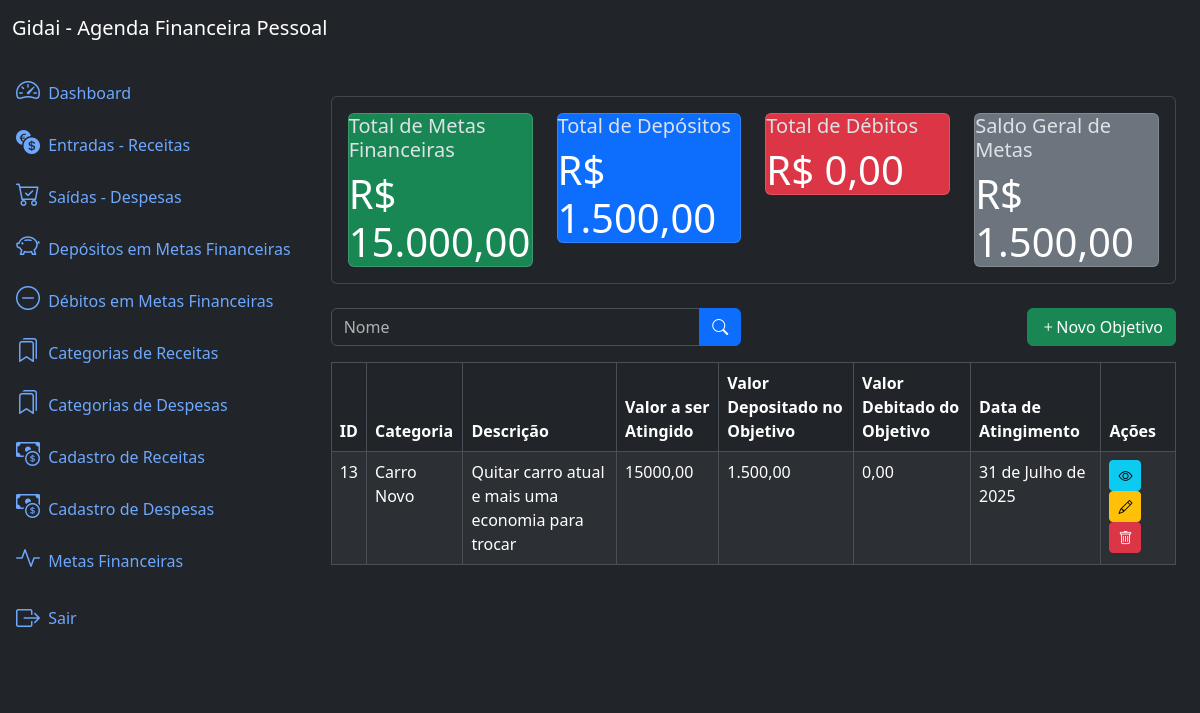
Screenshot of /goals/list/ (signed in) with the database file from the repository.
### goals/models.py (models this page shows, shortened)
class Goal(models.Model):
    name = models.CharField(max_length=200)
    description = models.TextField(null=True, blank=True)
    goalvalue = models.DecimalField(max_digits=20, decimal_places=2, default=0.00)
    deposit = models.DecimalField(max_digits=20, decimal_places=2, default=0.00)
    withdrawal = models.DecimalField(max_digits=20, decimal_places=2, default=0.00)
    enddate = models.DateField()
    created_at = models.DateField(auto_now_add=True)
    updated_at = models.DateField(auto_now=True)
    class Meta:
        ordering = ['name']

### goals/views.py (the view)
# urls.py: path('goals/list/', views.GoalListView.as_view(), name='goal_list'), # a utilização do name aqui, serve por exemplo para ser usada no HTML no método de busca
class GoalListView(LoginRequiredMixin, ListView):
    model = models.Goal
    template_name = 'goal_list.html'
    context_object_name ='goals'
    paginate_by = 10
    def get_queryset(self):
        queryset = super().get_queryset()
        name = self.request.GET.get('name')
        if name:
            queryset = queryset.filter(name__icontains=name)
        return queryset
    def get_context_data(self, **kwargs):
        context = super().get_context_data(**kwargs)
        context['goal_metrics'] = metrics.get_goal_metrics()
        return context

### app/metrics.py (called while the page is built)
def get_goal_metrics():
    goals    = Goal.objects.all()
    deposits = Deposit.objects.all()
    withdrawals = Withdrawal.objects.all()
    total_goal = sum(goal.goalvalue for goal in goals)
    total_deposit = sum(deposit.value for deposit in deposits)
    total_withdrawal = sum(withdrawal.value for withdrawal in withdrawals)
    total_balance = total_deposit - total_withdrawal
    return dict(
        total_goal=number_format(total_goal, decimal_pos=2, force_grouping=True),
        total_deposit=number_format(total_deposit, decimal_pos=2, force_grouping=True),
        total_withdrawal=number_format(total_withdrawal, decimal_pos=2, force_grouping=True),
        total_balance=number_format(total_balance, decimal_pos=2, force_grouping=True),
        )

### goals/templates/goal_list.html (shortened to what this page needs)
{% extends 'base.html'  %}
{% block content %}
{% include 'components/_goal_metrics.html' %}
<div class="row mb-3">
    <div class="col-md-6">
        <form method="get" action="{% url 'goal_list' %}">
            <div class="input-group">
                <input type="text" class="form-control" name="name" placeholder="Nome" value="{{ request.GET.name}}">
                <button type="submit" class="btn btn-primary">
                    <i class="bi bi-search"></i>
                </button>
            </div>
        </form>
    </div>
    <div class="col-md-6">
        <a href="{% url 'goal_create' %}" class="btn btn-success float-end">
            <i class="bi bi-plus"></i>Novo Objetivo
        </a>
    </div>
</div>
<div class="table-responsive">
    <table class="table table-striped table-bordered">
        <thead class="thead-dark">
            <tr>
                <th>ID</th>
                <th>Categoria</th>
                <th>Descrição</th>
                <th>Valor a ser Atingido</th>
                <th>Valor Depositado no Objetivo</th>
                <th>Valor Debitado do Objetivo</th>
                <th>Data de Atingimento</th>
                <th>Ações</th>
            </tr>
        </thead>
        <tbody>
            {% for goal in goals %}
                <tr>
                    <td> {{ goal.id }} </td>
                    <td> {{ goal.name }} </td>
                    <td> {{ goal.description }} </td>
                    <td> {{ goal.goalvalue }} </td>
                    <td> {{ goal_metrics.total_deposit }} </td>
                    <td> {{ goal_metrics.total_withdrawal }} </td>
                    <td> {{ goal.enddate }} </td>
                    <td>
                        <a href="{% url 'goal_detail' goal.id %}" class="btn btn-info btn-sm">
                            <i class="bi bi-eye"></i>
                        </a>
                        <a href="{% url 'goal_update' goal.id %}" class="btn btn-warning btn-sm">
                            <i class="bi bi-pencil"></i>
                        </a>
                        <a href="{% url 'goal_delete' goal.id %}" class="btn btn-danger btn-sm">
                            <i class="bi bi-trash"></i>
                        </a>
                    </td>
                </tr>
            {% endfor %}
        </tbody>
    </table>
</div>
{% endblock %}

### rows the page displays
Goal: id "13", name "Carro Novo", description "Quitar carro atual e mais uma economia para trocar", goalvalue "15000,00", total_deposit "1.500,00", total_withdrawal "0,00", enddate "31 de Julho de 2025"

### other values shown
{{ goal_metrics.total_goal }} "15.000,00"
{{ goal_metrics.total_deposit }} "1.500,00"
{{ goal_metrics.total_withdrawal }} "0,00"
{{ goal_metrics.total_balance }} "1.500,00"
